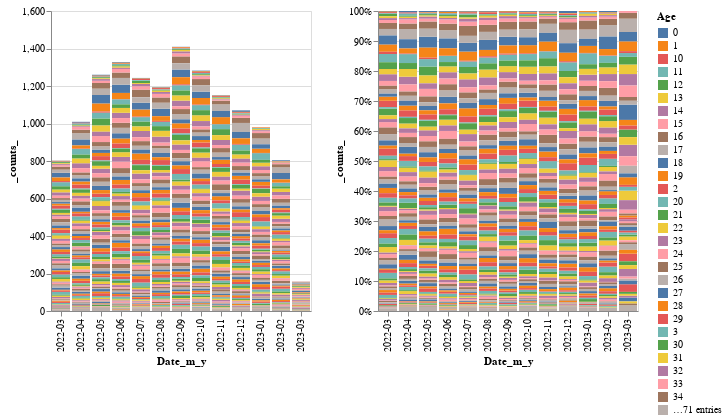

The cell this chart's notebook holds for it:
### Code cell
ce.chart_me(df, 'Date', 'Age') # need to add tooltips

### Figure 1 — Vega-Lite specification as saved in the notebook (floating-point values rounded to 4 significant figures; data arrays with more than 128 entries replaced by an {"elided": "..."} marker saying what was removed)
{"config": {"view": {"continuousWidth": 400, "continuousHeight": 300}}, "hconcat": [{"mark": "bar", "encoding": {"color": {"field": "Age", "type": "nominal"}, "x": {"field": "Date_m_y", "type": "ordinal"}, "y": {"field": "_counts_", "type": "quantitative"}}}, {"mark": "bar", "encoding": {"color": {"field": "Age", "type": "nominal"}, "x": {"field": "Date_m_y", "type": "ordinal"}, "y": {"field": "_counts_", "stack": "normalize", "type": "quantitative"}}}], "data": {"name": "data-5cca06576f61b370664d03b59a5b6e7e"}, "$schema": "https://vega.github.io/schema/vega-lite/v4.17.0.json", "datasets": {"data-5cca06576f61b370664d03b59a5b6e7e": {"elided": "1146 records"}}}
